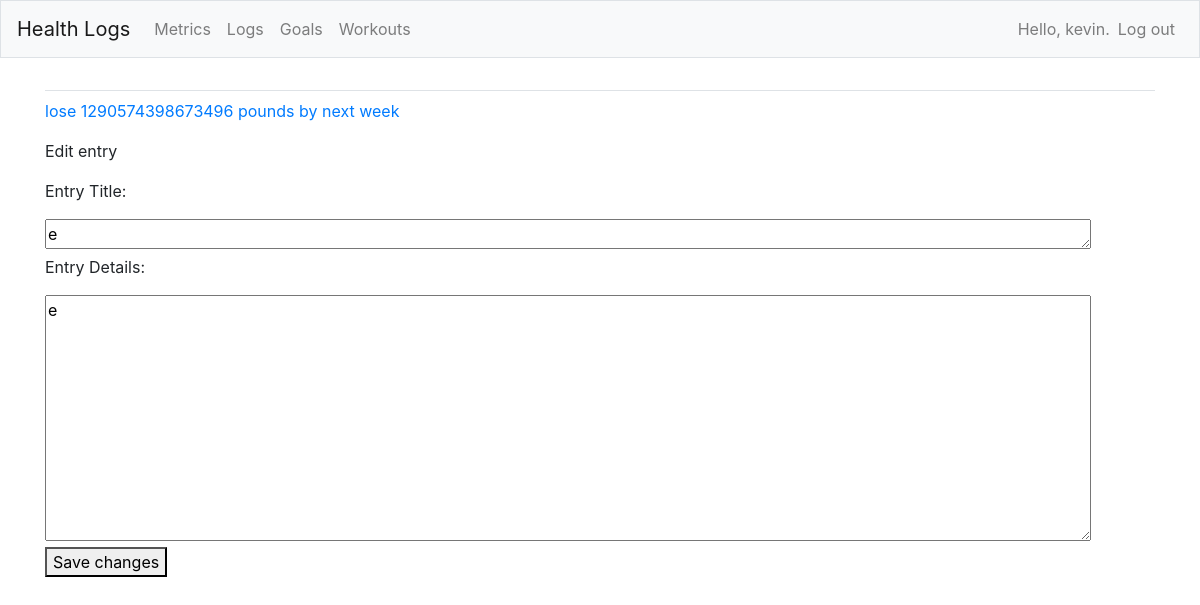
Screenshot of /edit_entry_goals/3/ (signed in) with the database file from the repository.
### health_logs/models.py (models this page shows, shortened)
class GoalTopic(models.Model):
  text = models.CharField(max_length = 200)
  date_added = models.DateTimeField(auto_now_add = True)
  owner = models.ForeignKey(User, on_delete=models.CASCADE)
  def __str__(self):
    return self.text

class GoalEntry(models.Model):
  topic = models.ForeignKey(GoalTopic, on_delete=models.CASCADE)
  section = models.TextField()
  text = models.TextField()
  gpt = models.TextField()
  date_added = models.DateTimeField(auto_now_add = True)
  class Meta:
    verbose_name_plural = 'entries'

### health_logs/views.py (the view)
# urls.py: path('edit_entry_goals/<int:entry_id>/', views.edit_entry_goals, name='edit_entry_goals'),
@login_required
def edit_entry_goals(request, entry_id):
    entry = GoalEntry.objects.get(id=entry_id)
    topic = entry.topic
    if topic.owner != request.user:
      raise Http404
    if request.method != 'POST':
        form = GoalEntryForm(instance=entry)
    else:
        form = GoalEntryForm(instance=entry, data=request.POST)
        if form.is_valid():
            form.save()
            return redirect('health_logs:topic_goals', topic_id=topic.id)
    context = {'entry': entry, 'topic': topic, 'form': form}
    return render(request, 'health_logs/edit_entry_goals.html', context)

### health_logs/forms.py
class GoalEntryForm(forms.ModelForm):
  class Meta:
    model = GoalEntry
    fields = ['section', 'text']
    labels = {'text' : 'Info', 'section' : '11'}
    widgets = {'section' : forms.Textarea(attrs={'cols' : 100, 'rows' : 1}), 'text' : forms.Textarea(attrs={'cols' : 100})}

### health_logs/templates/health_logs/edit_entry_goals.html (shortened to what this page needs)
{% extends "health_logs/base.html" %}
{% block content %}
  <p><a href="{% url 'health_logs:topic_goals' topic.id %}">{{ topic }}</a></p>
  <p>Edit entry</p>
  <form action="{% url 'health_logs:edit_entry_goals' entry.id %}" method='post'>
    <p>Entry Title:</p>
    {{ form.section }}
    <p>Entry Details:</p>
    {{ form.text }}
    <button name="Submit">Save changes</button>
  </form>
{% endblock content %}

### health_logs/templates/health_logs/base.html (shortened to what this page needs)
{% load bootstrap4 %}
<!doctype html>
<html lang="en">
<head>
  {% bootstrap_css %}
</head>
<body>
  <nav class="navbar navbar-expand-md navbar-light bg-light mb-4 border">
    <a class="navbar-brand" href="{% url 'health_logs:index' %}">
        Health Logs</a>
    <div class="collapse navbar-collapse" id="navbarCollapse">
      <ul class="navbar-nav mr-auto">
        <li class="nav-item">
          <a class="nav-link" href="{% url 'health_logs:topics'%}">
              Metrics</a></li>
		<li class="nav-item">
          <a class="nav-link" href="{% url 'health_logs:topics_logs'%}">
              Logs</a></li>
	    <li class="nav-item">
          <a class="nav-link" href="{% url 'health_logs:topics_goals'%}">
              Goals</a></li>
		<li class="nav-item">
          <a class="nav-link" href="{% url 'health_logs:topics_workouts'%}">
              Workouts</a></li>
      </ul>
      <ul class="navbar-nav ml-auto">
        {% if user.is_authenticated %}
          <li class="nav-item">
            <span class="navbar-text"}">Hello, {{ user.username }}.</span>
          </li>
          <li class="nav-item">
            <a class="nav-link" href="{% url 'users:logout' %}">Log out</a>
          </li>
        {% else %}
          <li class="nav-item">
            <a class="nav-link" href="{% url 'users:register' %}">Register</a>
          </li>
          <li class="nav-item">
            <a class="nav-link" href="{% url 'users:login' %}">Log in</a></li>
        {% endif %}
      </ul>
    </div>
  </nav>
  <main role="main" class="container">
    <div class="pb-2 mb-2 border-bottom">
    </div>
    <div>
      {% block content %}{% endblock content %}
    </div>
  </main>
</body>
</html>

### rows the page displays
GoalTopic: text "lose 1290574398673496 pounds by next week"
GoalEntry: section "e", text "e"

### other values shown
{{ user.username }} "kevin"
